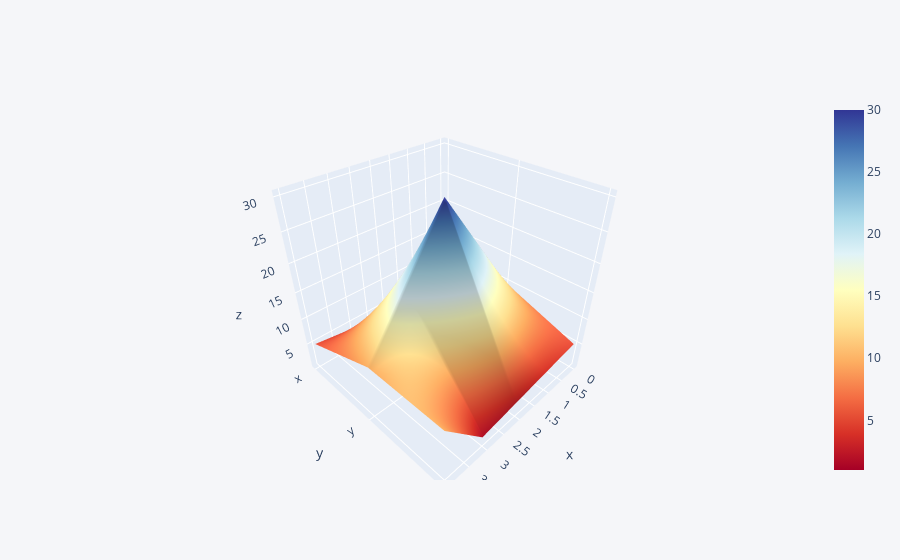

The notebook cell this image was saved under:
### Code cell
df3.iplot(kind='surface', colorscale='rdylbu')

### Figure 1 — Plotly figure (JSON) as saved in the notebook; plotly's stock layout.template omitted (floating-point values rounded to 4 significant figures)
{"data": [{"colorscale": [[0, "rgb(165,0,38)"], [0.1, "rgb(215,48,39)"], [0.2, "rgb(244,109,67)"], [0.3, "rgb(253,174,97)"], [0.4, "rgb(254,224,144)"], [0.5, "rgb(255,255,191)"], [0.6, "rgb(224,243,248)"], [0.7, "rgb(171,217,233)"], [0.8, "rgb(116,173,209)"], [0.9, "rgb(69,117,180)"], [1, "rgb(49,54,149)"]], "type": "surface", "x": [0, 1, 2, 3, 4], "y": ["x", "y", "z"], "z": [[1, 2, 3, 4, 5], [10, 20, 30, 20, 10], [5, 4, 3, 2, 10]]}], "layout": {"legend": {"bgcolor": "#F5F6F9", "font": {"color": "#4D5663"}}, "paper_bgcolor": "#F5F6F9", "plot_bgcolor": "#F5F6F9", "title": {"font": {"color": "#4D5663"}}, "xaxis": {"gridcolor": "#E1E5ED", "showgrid": true, "tickfont": {"color": "#4D5663"}, "title": {"font": {"color": "#4D5663"}, "text": ""}, "zerolinecolor": "#E1E5ED"}, "yaxis": {"gridcolor": "#E1E5ED", "showgrid": true, "tickfont": {"color": "#4D5663"}, "title": {"font": {"color": "#4D5663"}, "text": ""}, "zerolinecolor": "#E1E5ED"}}}
